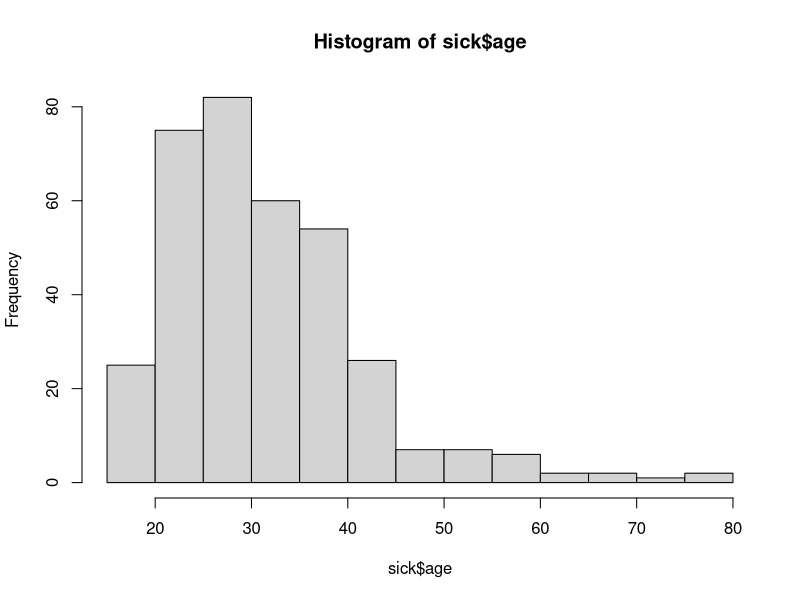
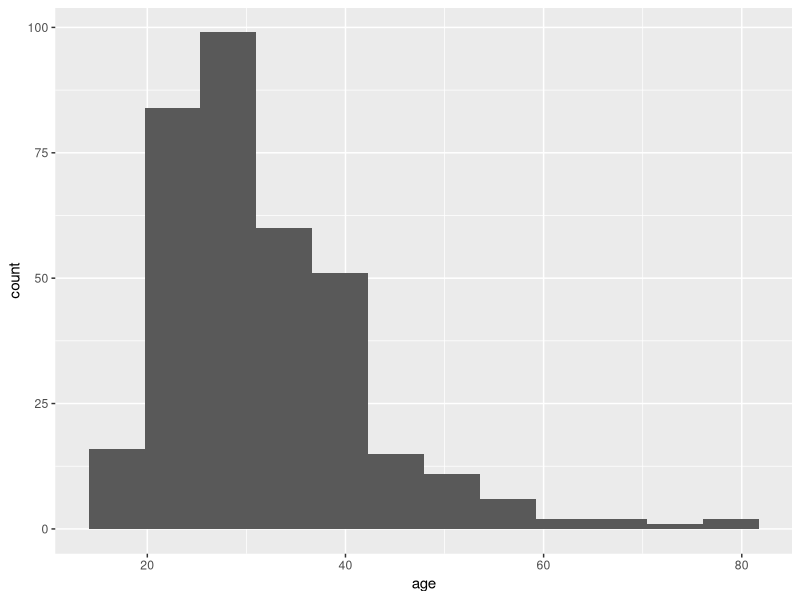
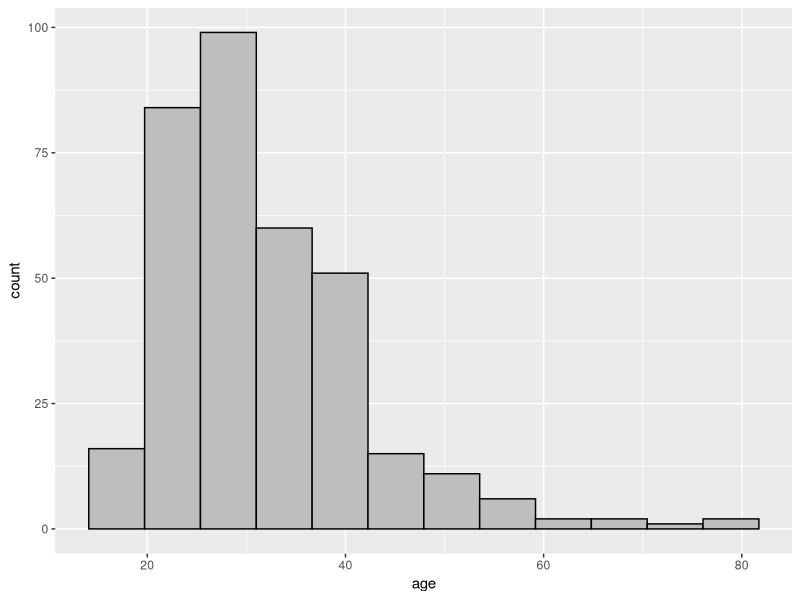
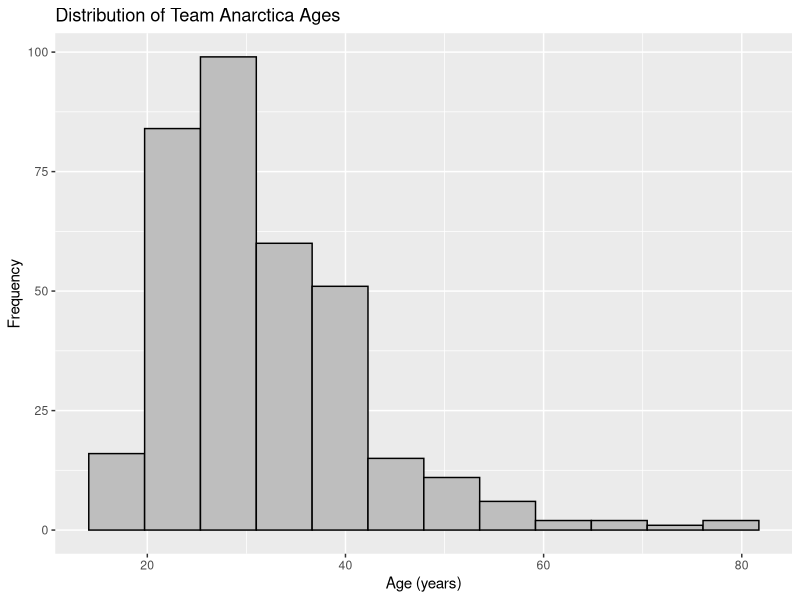
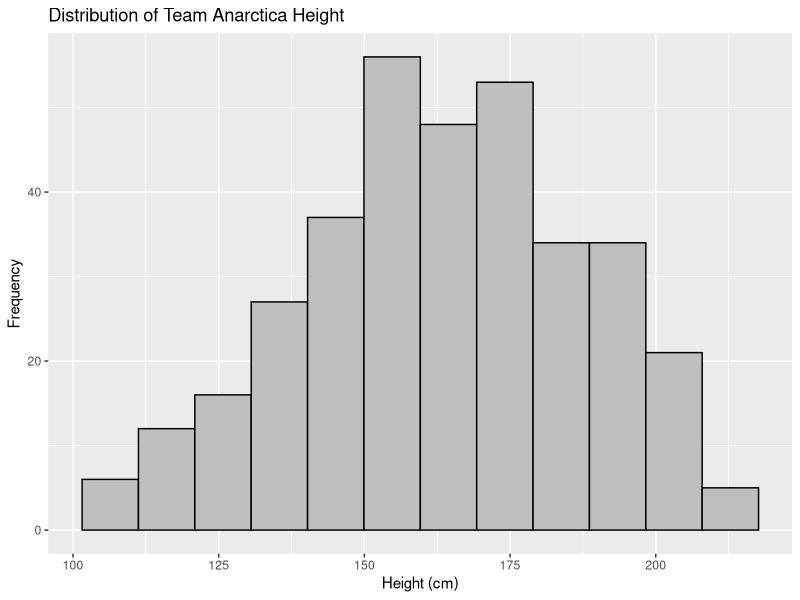
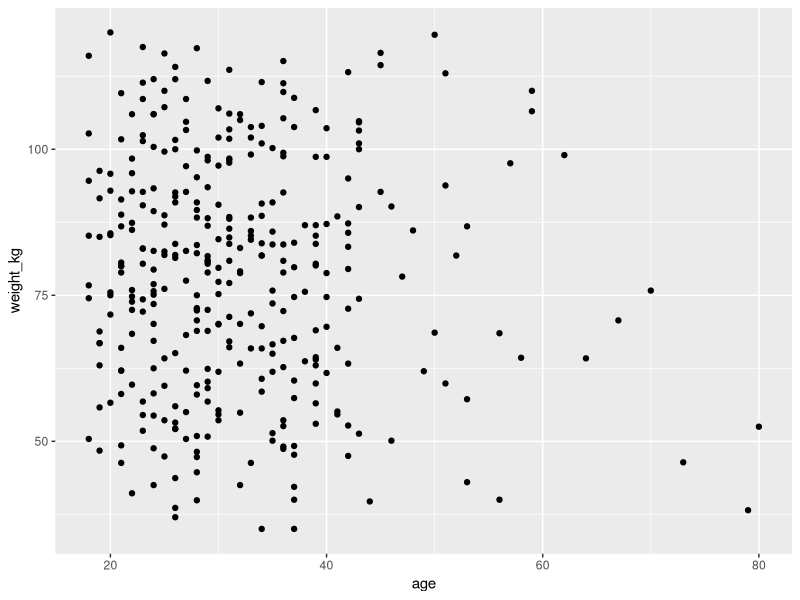
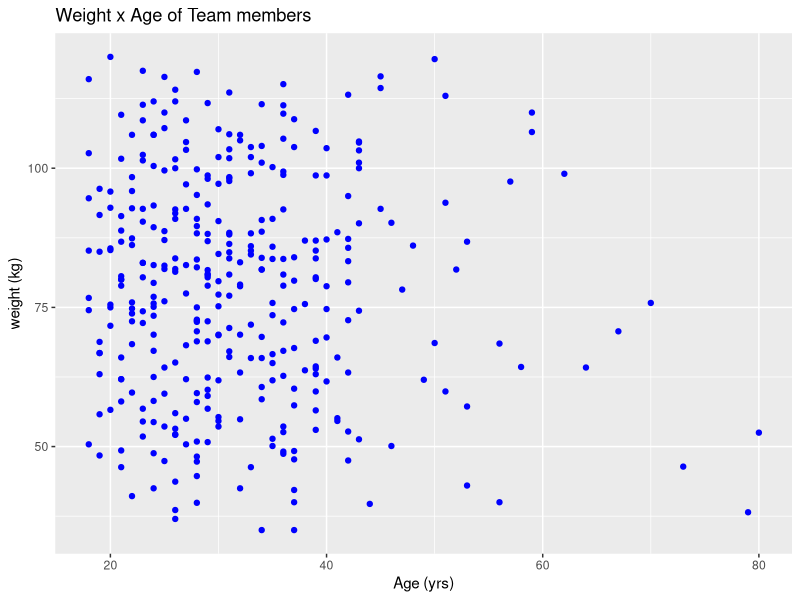
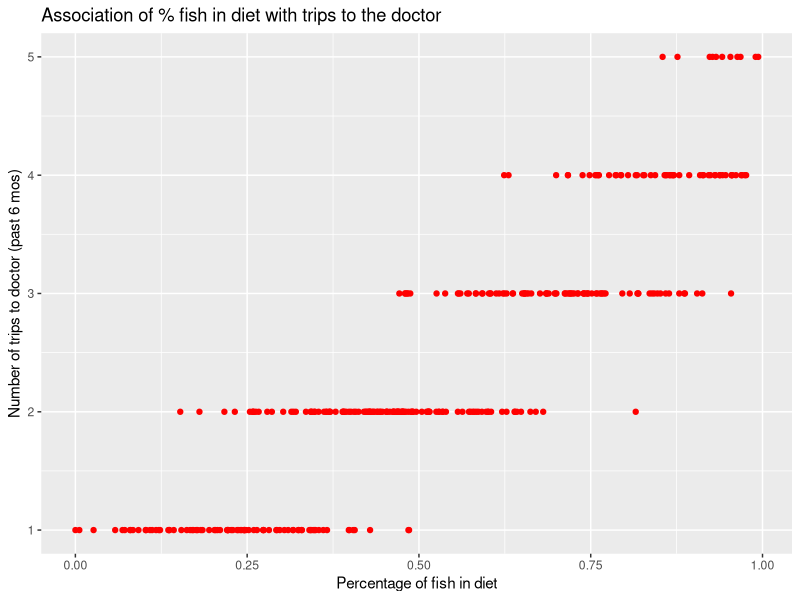

These figures' R source, in order:
## ---- chunk 1
knitr::opts_chunk$set(echo = TRUE)
## ---- chunk 2
#load tidyverse
library(tidyverse)

# assign data set to variable "sick"

sick<-read_csv("sick_data.csv")

## ---- chunk 3
# use base R "hist" function

hist(sick$age)

## ---- chunk 4

# Data set: "data=sick"              (the data set)
# Aesthetics: "mapping=aes(x=age)"   (the stuff you see)
# Geoms: "geom_histogram()"          (what type of plot)

# Notice that the "+" is used to chain functions together in ggplot

ggplot(data=sick, mapping=aes(x=age))+ 
  geom_histogram(bins=12)


# 'bins' refers to the number of ranges data can fall in
## ---- chunk 5
# add color and fill attributes to geom_histogram()

ggplot(data=sick, mapping=aes(x=age))+
  geom_histogram(bins=12, color="black", fill="grey")

## ---- chunk 6

# chain "labs()" to the plot code

ggplot(data=sick, mapping=aes(x=age))+
  geom_histogram(bins=12, color="black", fill="grey")+
  labs(title="Distribution of Team Anarctica Ages", 
       x="Age (years)", 
       y="Frequency")



## ---- chunk 7

ggplot(data=sick, mapping=aes(x=height_cm))+
  geom_histogram(bins=12, color="black", fill="grey")+
  labs(title="Distribution of Team Anarctica Height", 
       x="Height (cm)", 
       y="Frequency")


## ---- chunk 8

# use ggplot with geom_point()


ggplot(data=sick, mapping=aes(x=age, y=weight_kg))+
  geom_point()



## ---- chunk 9

#add color attribute to geom_point, and chain labs() at the end
ggplot(data=sick, mapping=aes(x=age, y=weight_kg))+
  geom_point(color="blue")+
  labs(title="Weight x Age of Team members", 
       x="Age (yrs)", 
       y="weight (kg)")

## ---- chunk 10

# What two variables might be useful in solving the mystery? Try multiple combinations if needed.

ggplot(data=sick, mapping=aes(x=perc_fish, y=doctor_trips))+
  geom_point(color="red")+
  labs(title="Association of % fish in diet with trips to the doctor", 
       x="Percentage of fish in diet", 
       y="Number of trips to doctor (past 6 mos)")

## ---- chunk 11

drVisits<-sick %>% 
  group_by(sex) %>%
  summarize(meanVisits=mean(doctor_trips))

drVisits

## ---- chunk 12

# use ggplot with geom_bar function. stat="identity" means use the data values from the data set for the y-axis, rather than count


ggplot(data=drVisits, mapping=aes(x=sex, y=meanVisits))+
  geom_bar(stat="identity")

## ---- chunk 13

#add labs()

ggplot(data=drVisits, mapping=aes(x=sex, y=meanVisits, fill=sex))+
  geom_bar(stat="identity")+
  labs(title="Average doctor visits by sex", 
       x="Sex", 
       y="Average dr visits, last 6 months")


## ---- chunk 14

# create your subset of data from 'sick' first, then group_by/summarize

cliDsPsy<-sick %>% 
  filter(specialties=="Climatology" | 
           specialties=="Data Science" | 
           specialties=="Psychology") %>%
  group_by(specialties) %>% 
  summarize(avgPlant=mean(perc_plant))

# now use this subset for generating the bar plot

ggplot(data=cliDsPsy, mapping=aes(x=specialties, y=avgPlant, fill=specialties))+
  geom_bar(stat="identity")+
  labs(title="Plant consumption among Aquaculture, Geology, and Psycology Specialists", 
       x="Specialty", 
       y="Average percent of plant intake in diet")

## ---- chunk 15

# create a plot, but assign it to a variable

ageHist<-ggplot(data=sick, mapping=aes(x=age))+
  geom_histogram(bins=12,color="black", fill="grey")+
  labs(title="Age distributiuon of team members", 
       x="Age(years)", 
       y="Distribution")



# use ggsave to save it to a file
ggsave("ageHistPlot.jpg", ageHist)

